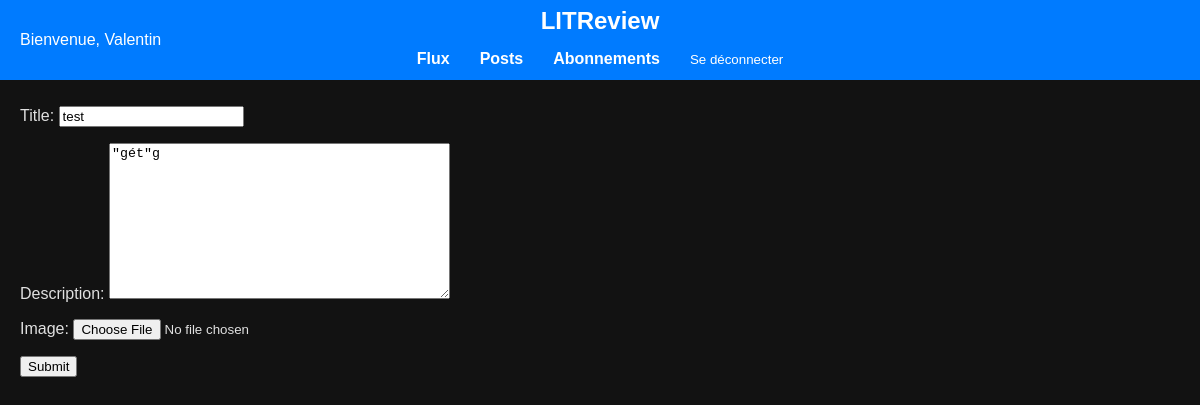
/tickets/edit/16/ (signed in), run on the app's committed database.
### applicationLITRevu/models.py (models this page shows, shortened)
class CustomUser(AbstractUser):
    pass

class Ticket(models.Model):
    title = models.CharField(max_length=128)
    description = models.TextField(max_length=2048, blank=True)
    user = models.ForeignKey(settings.AUTH_USER_MODEL, on_delete=models.CASCADE)
    image = models.ImageField(upload_to='profile_pics/', null=True, blank=True)
    time_created = models.DateTimeField(auto_now_add=True)

### applicationLITRevu/views.py (the view)
# urls.py: path('tickets/edit/<int:ticket_id>/', edit_ticket, name='edit_ticket'),
@login_required
def edit_ticket(request, ticket_id):
    ticket = get_object_or_404(Ticket, pk=ticket_id, user=request.user)
    if request.method == 'POST':
        form = TicketForm(request.POST, request.FILES, instance=ticket)
        if form.is_valid():
            form.save()
            return redirect('add_ticket')
    else:
        form = TicketForm(instance=ticket)
    return render(request, 'ticket.html', {'form': form})

### applicationLITRevu/forms.py
class TicketForm(forms.ModelForm):
    class Meta:
        model = Ticket
        fields = ['title', 'description', 'image']

### templates/ticket.html (shortened to what this page needs)
{% extends 'base.html' %}
{% block content %}
<div class="ticket-form-container">
    <form method="post" enctype="multipart/form-data" class="ticket-form">
        {{ form.as_p }}
        <button type="submit">Submit</button>
    </form>
</div>
{% endblock %}

### templates/base.html (shortened to what this page needs)
<!DOCTYPE html>
<html lang="fr">
<head>
</head>
<body>
    <header>
        <div class="top-bar">
            <div class="welcome-message">
                {% if user.is_authenticated %}
                    Bienvenue, {{ user.username }}
                {% else %}
                    Bienvenue, visiteur !
                {% endif %}
            </div>
            <h1>LITReview</h1>
            {% block navigation %}
            <nav>
                <ul>
                    <li><a href="{% url 'feed' %}" aria-label="Flux">Flux</a></li>
                    <li><a href="{% url 'posts' %}" aria-label="Ajouter un post">Posts</a></li>
                    <li><a href="{% url 'user_follows' %}" aria-label="Voir les abonnements">Abonnements</a></li>
                    <li>
                        <form action="{% url 'logout' %}" method="post" style="margin: 0;">
                            <button type="submit" style="background: none; border: none; padding: 0; color: white; cursor: pointer;">Se déconnecter</button>
                        </form>
                    </li>
                </ul>
            </nav>
            {% endblock %}
        </div>
    </header>
    {% block content %}{% endblock %}
</body>
</html>

### templates/base.html (style rules this page uses)
body { margin: 0; background-color: #121212; color: #E0E0E0; font-family: Arial, sans-serif; padding-top: 70px; }
.top-bar { background-color: #007BFF; color: white; display: flex; justify-content: center; align-items: center; padding: 10px 20px; position: fixed; top: 0; left: 0; right: 0; z-index: 10; height: 60px; }
.welcome-message { position: absolute; left: 20px; }
.top-bar h1 { margin: 0; font-size: 24px; }
nav { position: absolute; right: 20px; }
nav ul { list-style: none; padding: 0; margin: 0; display: flex; gap: 20px; }
nav a { color: white; text-decoration: none; font-weight: bold; }
nav li { padding: 5px 10px; }
.feed-container, .ticket-form { max-width: 1200px; margin: auto; padding: 20px; }
@media (max-width: 1200px) { .top-bar { flex-direction: column; align-items: center; } }
@media (max-width: 1200px) { nav { position: static; width: 100%; display: flex; justify-content: center; padding-top: 10px; } }
@media (max-width: 1200px) { nav ul { flex-direction: row; justify-content: center; gap: 10px; } }
@media (max-width: 1200px) { nav li { padding: 5px 10px; } }

### data on the page
CustomUser: username "Valentin"
Ticket: title "test", description "\"gét\"g"
